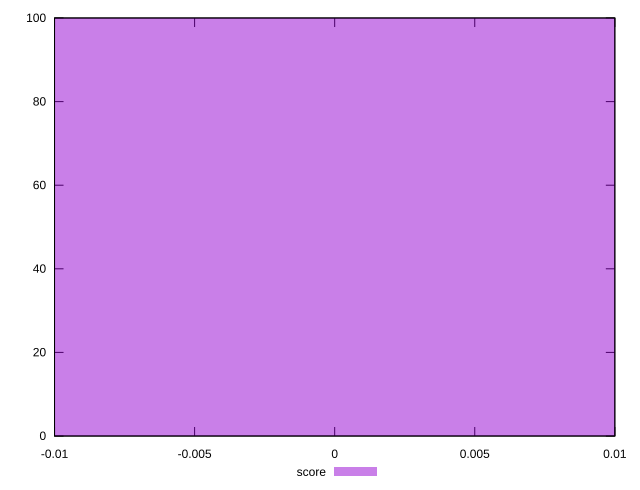

Reproduce this figure in gnuplot.
reset

$score <<EOF
0 100
EOF

set key outside below
set boxwidth 0.1
set xrange [-0.01:0.01]
set yrange [0:100]
set trange [0:100]
set style fill transparent solid 0.5 noborder
set terminal svg size 640, 490 enhanced background rgb 'white'
set output "reports/report_00028_2021-02-24T12-49-42.674Z/uses-text-compression/samples/astro/score/histogram.svg"

plot $score title "score" with boxes

reset
